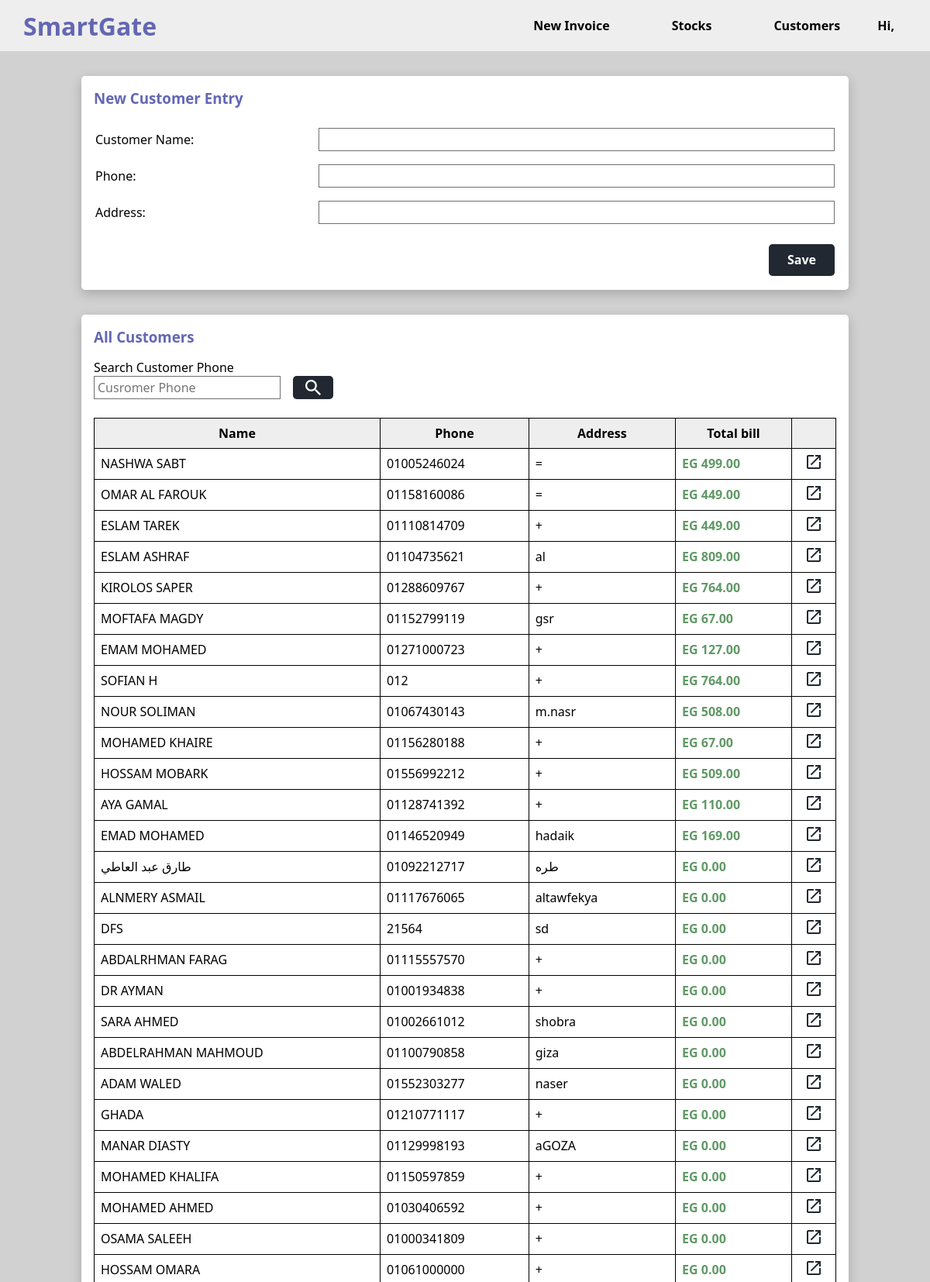
/parties/ (signed in, upper part), run on the app's committed database.
### invoice/models.py (models this page shows, shortened)
class Party(models.Model):
    name = models.CharField(max_length=80,)
    phone = models.CharField(max_length=15,unique=True)
    address = models.CharField(max_length=128,null=True,blank=True)
    balance_amount = models.IntegerField(default=0, verbose_name="Balance Amount")
    class Meta:
        verbose_name_plural = 'Customers'

### invoice/views.py (the view)
# urls.py: path('parties/', views.PartiesView.as_view(), name='parties'),
class PartiesView(LoginRequiredMixin, SuccessMessageMixin, CreateView):
    model = Party
    template_name = 'party/parties.html'
    form_class = PartyForm
    success_message = 'New Customer saved successfully!'
    paginate_by = 50
    page_kwarg = 'page'
    def querystring(self):
        qs = self.request.GET.copy()
        qs.pop(self.page_kwarg, None)
        return qs.urlencode()
    def get_queryset(self):
        search_txt = self.request.GET.get('q', '')
        qs = Party.objects.annotate(
            total_bill=Sum('sales__total_amount')
        ).filter(phone__icontains=search_txt).order_by('-id')
        return qs
    def get_context_data(self, **kwargs):
        context = super().get_context_data(**kwargs)
        party_list = self.get_queryset()
        query = self.querystring()
        paginator = Paginator(party_list, self.paginate_by)
        page_number = self.request.GET.get('page', '')
        party_list = paginator.get_page(page_number)
        context.update({
            'page_obj': party_list,
            'query': query,
        })
        return context

### invoice/forms.py (shortened to what this page needs)
class PartyForm(forms.ModelForm):
    name = UpperField(label='Customer Name')
    phone = forms.CharField(label='Phone')
    address = forms.CharField(label='Address')
    class Meta:
        model = Party
        exclude = ['id', 'balance_amount']

### invoice/templatetags/custom_filters.py (called while the page is built)
@register.filter
def first_word(value):
    if value:
        return value.split()[0]
    return ""

### invoice/templates/party/parties.html (shortened to what this page needs)
{% extends '_base.html' %}
{% load static %}
{% load humanize %}
{% load custom_filters %}
{% block body_block %}
  <div class="display-container">
    <h3>New Customer Entry</h3>
    <form action="" method="post">
      <table class="input-table">
        {% include 'includes/_form_fields.html' with form_name=form %}
        <tr>
          <td></td>
          <td class="right-align">
            <button type="submit" class="btn btn-primary">
              Save
            </button>
          </td>
        </tr>
      </table>
    </form>
  </div>
  <div class="display-container">
    <h3>All Customers</h3>
    <div class="search-form">
      <form class="flex-contents" id="search" method="get" action="{% url 'invoice:parties' %}">
        <div class="search-field">
          <label for="from-date">Search Customer Phone</label>
          <input id="search_txt" type="text" name="q" placeholder="Cusromer Phone"/>
        </div>
        <div class="search-field">
          <p>&nbsp;</p>
          <button class="btn btn-secondary" type="submit">
            <img src="{% static 'images/icon-search.png' %}" alt="search">
          </button>
        </div>
      </form>
    </div>
    <table class="data-table">
      <tr>
        <th>Name</th>
        <th>Phone</th>
        <th>Address</th>
        <th>Total bill</th>
        <th></th>
      </tr>
      {% for party in page_obj %}
        <tr>
          <td>{{ party.name }}</td>
          <td>{{ party.phone }}</td>
          <td>{{ party.address|first_word }}</td>
          <td class="price-field">EG {{ party.total_bill|default:0|intcomma }}.00</td>
          <td class="center-field">
            <a class="icon-edit" href="{% url 'invoice:party_detail' party.id %}">
              <img src="{% static 'images/icon-edit.png' %}" alt="Edit">
            </a>
          </td>
        </tr>
      {% empty %}
        <tr>
          <td colspan="5" class="center-field">No parties found.</td>
        </tr>
      {% endfor %}
    </table>
  </div>
{% endblock %}

### static/css/styles.css (style rules this page uses)
:root { --clr-primary: #222831; --clr-secondary: #6367b3; --clr-green: #609966; --clr-light-gray: #eeeeee; --clr-white: #fff; --clr-black: #000; --clr-success: #d4edda; --clr-danger: #eb0c0c; --box-shadow: 0 5px 15px rgba(0, 0, 0, 0.2); --border-radius: 0.3rem; --ff-primary: 'Segoe UI', Tahoma, Geneva, Verdana, sans-serif; --transition: all 0.3s ease-in-out; }
* { box-sizing: border-box; margin: 0; padding: 0; }
body { background-color: #d1d1d1; color: var(--clr-black); font-family: var(--ff-primary); font-size: 1rem; }
h3 { color: var(--clr-secondary); font-weight: 600; margin-bottom: 1rem; }
a { text-decoration: none; display: inline-block; }
img { width: 100%; display: block; }
input, select { background-color: var(--clr-white); border: 1px solid #707070; font-family: var(--ff-primary); font-size: 1rem; height: 30px; width: 100%; padding: 0 0.25rem; }
.btn { background-color: var(--clr-primary); border-radius: var(--border-radius); border: transparent; color: var(--clr-white); cursor: pointer; font-family: var(--ff-primary); font-size: 1rem; font-weight: 600; opacity: 1; text-transform: capitalize; transition: var(--transition); }
.btn-primary { margin-top: 1rem; padding: 0.6rem 1.5rem; }
.btn-secondary { padding: 0.3rem 1rem; }
.icon-delete, .icon-edit, .icon-print { cursor: pointer; }
.input-container, .display-container { background-color: var(--clr-white); border-radius: var(--border-radius); box-shadow: var(--box-shadow); margin: 2rem auto; padding: 1rem; }
.display-container { width: 990px; }
.input-table { width: 100%; }
.right-align { text-align: right; }
.search-form { align-items: center; display: flex; justify-content: space-between; }
.flex-contents { align-items: center; display: flex; justify-content: space-between; gap: 1rem; }
.search-field { display: flex; flex-direction: column; }
.data-table { margin: 1.5rem 0; width: 100%; border-collapse: collapse; }
.data-table tr th { background-color: var(--clr-light-gray); padding: 0.5rem 0; border: 1px solid var(--clr-black); }
.data-table tr td { padding: 0.5rem; border: 1px solid var(--clr-black); }
.data-table .center-field { text-align: center; }
.price-field { color: var(--clr-green); font-weight: bold; }

### data on the page
Party: name "NASHWA SABT", phone "01005246024", address|first_word "=", total_bill "499"
Party: name "OMAR AL FAROUK", phone "01158160086", address|first_word "=", total_bill "449"
Party: name "ESLAM TAREK", phone "01110814709", address|first_word "+", total_bill "449"
Party: name "ESLAM ASHRAF", phone "01104735621", address|first_word "al", total_bill "809"
Party: name "KIROLOS SAPER", phone "01288609767", address|first_word "+", total_bill "764"
Party: name "MOFTAFA MAGDY", phone "01152799119", address|first_word "gsr", total_bill "67"
Party: name "EMAM MOHAMED", phone "01271000723", address|first_word "+", total_bill "127"
Party: name "SOFIAN H", phone "012", address|first_word "+", total_bill "764"
Party: name "NOUR SOLIMAN", phone "01067430143", address|first_word "m.nasr", total_bill "508"
Party: name "MOHAMED KHAIRE", phone "01156280188", address|first_word "+", total_bill "67"
Party: name "HOSSAM MOBARK", phone "01556992212", address|first_word "+", total_bill "509"
Party: name "AYA GAMAL", phone "01128741392", address|first_word "+", total_bill "110"
Party: name "EMAD MOHAMED", phone "01146520949", address|first_word "hadaik", total_bill "169"
Party: name "طارق عبد العاطي", phone "01092212717", address|first_word "طره", total_bill "0"
Party: name "ALNMERY ASMAIL", phone "01117676065", address|first_word "altawfekya", total_bill "0"
Party: name "DFS", phone "21564", address|first_word "sd", total_bill "0"
Party: name "ABDALRHMAN FARAG", phone "01115557570", address|first_word "+", total_bill "0"
Party: name "DR AYMAN", phone "01001934838", address|first_word "+", total_bill "0"
Party: name "SARA AHMED", phone "01002661012", address|first_word "shobra", total_bill "0"
Party: name "ABDELRAHMAN MAHMOUD", phone "01100790858", address|first_word "giza", total_bill "0"
Party: name "ADAM WALED", phone "01552303277", address|first_word "naser", total_bill "0"
Party: name "GHADA", phone "01210771117", address|first_word "+", total_bill "0"
Party: name "MANAR DIASTY", phone "01129998193", address|first_word "aGOZA", total_bill "0"
Party: name "MOHAMED KHALIFA", phone "01150597859", address|first_word "+", total_bill "0"
Party: name "MOHAMED AHMED", phone "01030406592", address|first_word "+", total_bill "0"
Party: name "OSAMA SALEEH", phone "01000341809", address|first_word "+", total_bill "0"
Party: name "HOSSAM OMARA", phone "01061000000", address|first_word "+", total_bill "0"

### other printed values
{{ field.label }} "Customer Name" "Phone" "Address"
